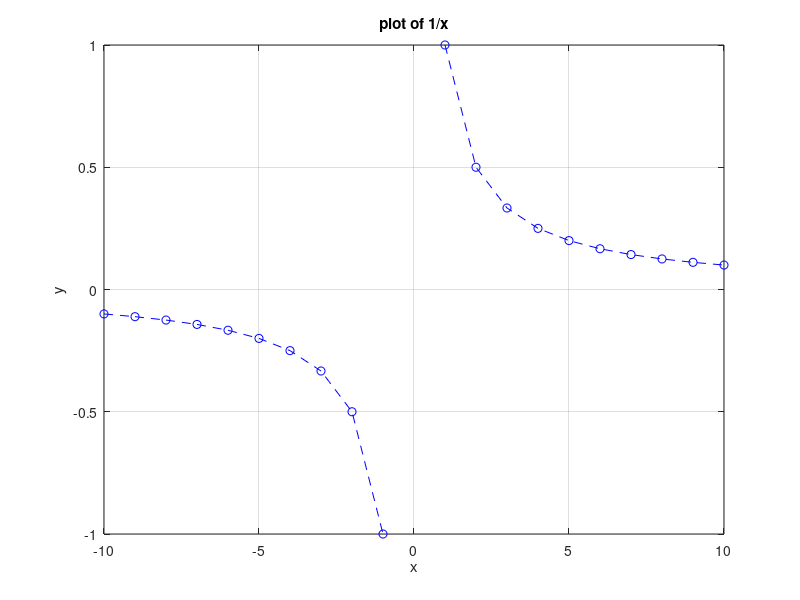

Write MATLAB code to recreate this figure.
% X = -10:1:10; in range
clear;
x = -10:1:10; % -10'dan 1'er er 10'a kadar.
y = 1 ./ x;
plot(x, y, 'bo--'), grid on, xlabel('x'), ylabel('y'), title('plot of 1/x');
